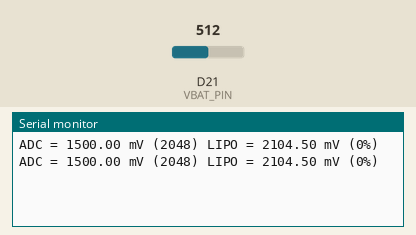
Bench run of a sketch on a simulated Arduino Zero (SAMD21). Parts: the last lines printed to the serial monitor. The inputs (shaded band) are chosen by the test bench; at power-on: D21 (VBAT_PIN) = 512 (analog values on the 0–1023 scale).

Above: at 4.8 s.
4.9 s: D21 (VBAT_PIN) set to 716
At 9.5 s:
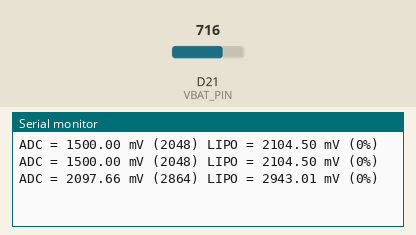
9.9 s: D21 (VBAT_PIN) set to 900
At 12.6 s:
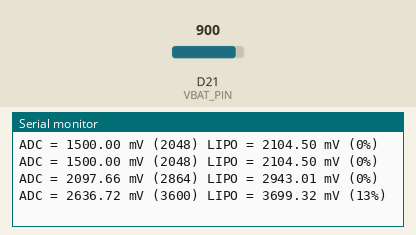
Timing chart, 0 to 14.1 s (numbered marks = the images above; inputs shaded):
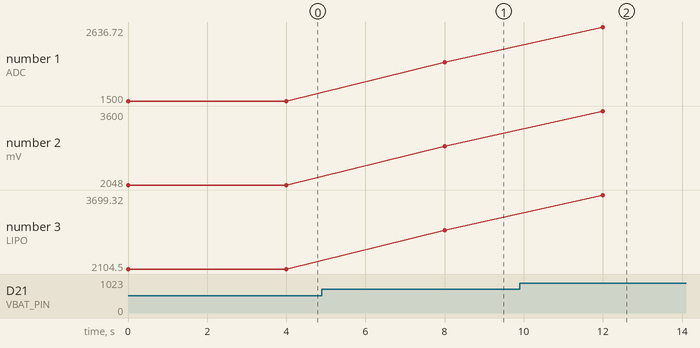

Measured:
- after the input at 4.9 s, the serial monitor: prints a new line after 3.1 s (image 1)
- after the input at 9.9 s, the serial monitor: prints a new line after 2.1 s (image 2)
- plotted number 1: 1500 → 2097.66 after the input at 4.9 s, 2097.66 → 2636.72 after the input at 9.9 s
- plotted number 2: 2048 → 2864 after the input at 4.9 s, 2864 → 3600 after the input at 9.9 s
- plotted number 3: 2104.5 → 2943.01 after the input at 4.9 s, 2943.01 → 3699.32 after the input at 9.9 s

The sketch:

measure-battery-nrf52.ino
```cpp
#define VBAT_PIN          (A7)

// 3.0V ADC range and 12-bit ADC resolution = 3000mV/4096
#define VBAT_MV_PER_LSB   (0.73242188F)

// 2M + 0.806M voltage divider on VBAT = (2M / (0.806M + 2M))
#define VBAT_DIVIDER      (0.71275837F)

// Compensation factor for the VBAT divider
#define VBAT_DIVIDER_COMP (1.403F)

int vbat_raw;
uint8_t vbat_per;
float vbat_mv;

void setup(void) {
  Serial.begin(115200);

  analogReference(AR_INTERNAL_3_0);
  analogReadResolution(12);  // Can be 8, 10, 12 or 14
  delay(1);
}

void loop(void) {
  vbat_raw = analogRead(VBAT_PIN);
  vbat_per = mvToPercent(vbat_raw * VBAT_MV_PER_LSB);

  // FIXME: Using C-style cast.  Use static_cast<float>(...)
  // instead  [readability/casting] [4]
  // Remove [readability/casting] ignore from Makefile
  vbat_mv = (float)vbat_raw * VBAT_MV_PER_LSB * VBAT_DIVIDER_COMP;

  Serial.print("ADC = ");
  Serial.print(vbat_raw * VBAT_MV_PER_LSB);
  Serial.print(" mV (");
  Serial.print(vbat_raw);
  Serial.print(") ");
  Serial.print("LIPO = ");
  Serial.print(vbat_mv);
  Serial.print(" mV (");
  Serial.print(vbat_per);
  Serial.println("%)");

  delay(4000);
}

uint8_t mvToPercent(float mvolts) {
  uint8_t battery_level;

  if (mvolts >= 3000) {
    battery_level = 100;
  } else if (mvolts > 2900) {
    battery_level = 100 - ((3000 - mvolts) * 58) / 100;
  } else if (mvolts > 2740) {
    battery_level = 42 - ((2900 - mvolts) * 24) / 160;
  } else if (mvolts > 2440) {
    battery_level = 18 - ((2740 - mvolts) * 12) / 300;
  } else if (mvolts > 2100) {
    battery_level = 6 - ((2440 - mvolts) * 6) / 340;
  } else {
    battery_level = 0;
  }

  return battery_level;
}
```
